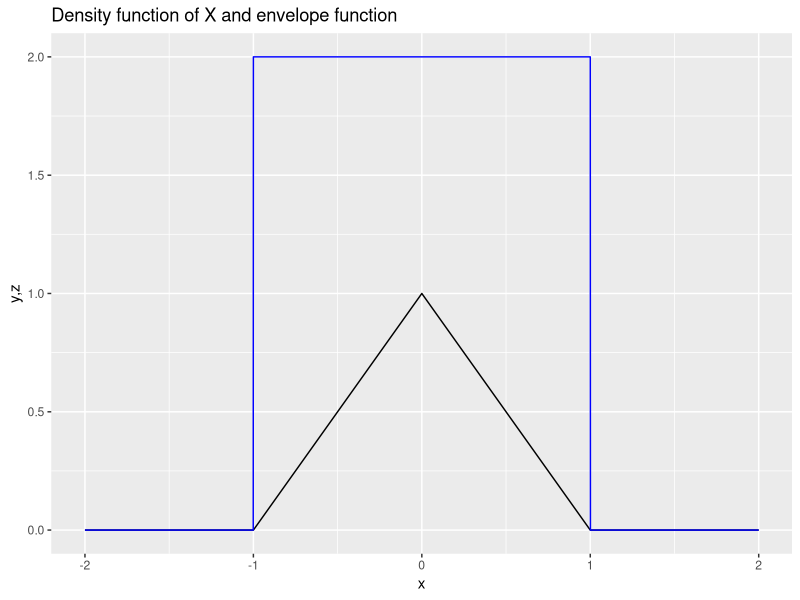
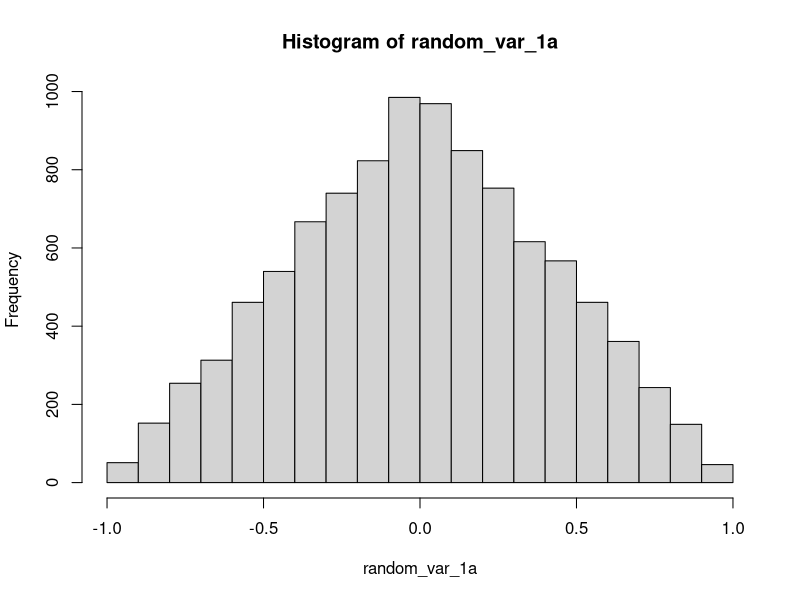
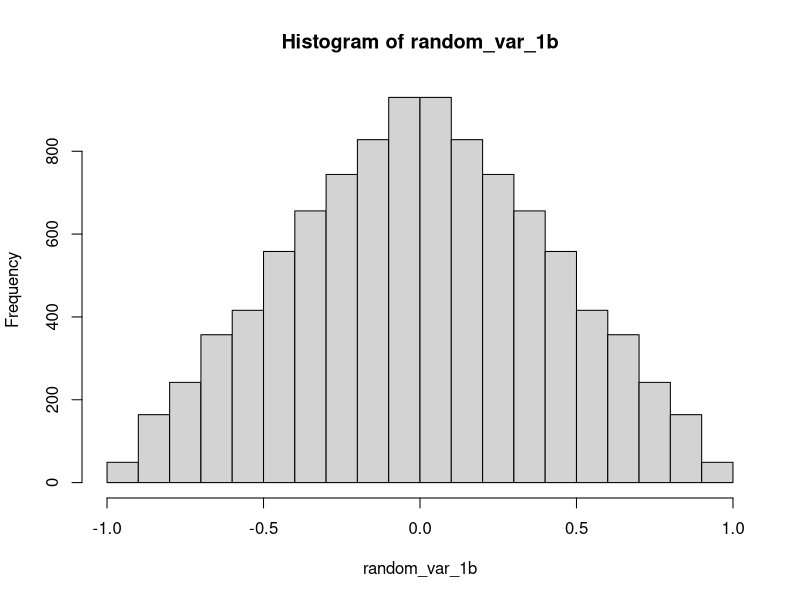
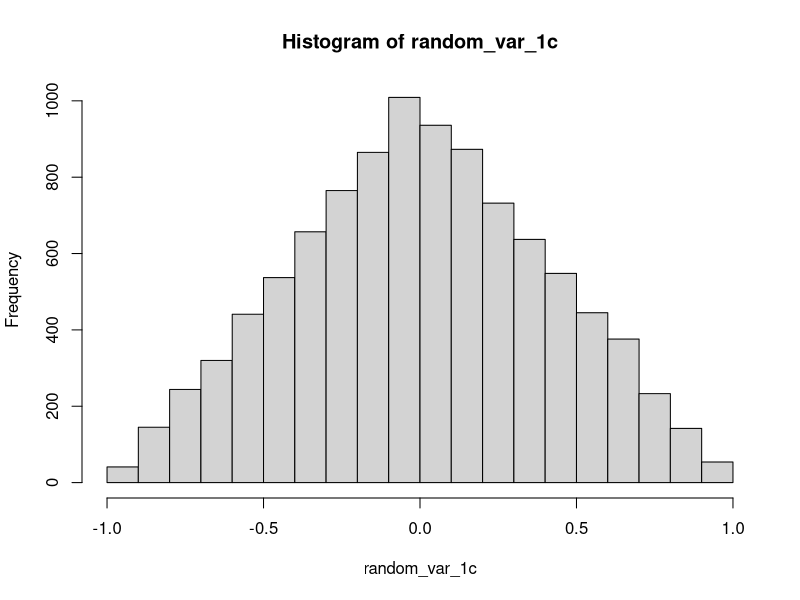
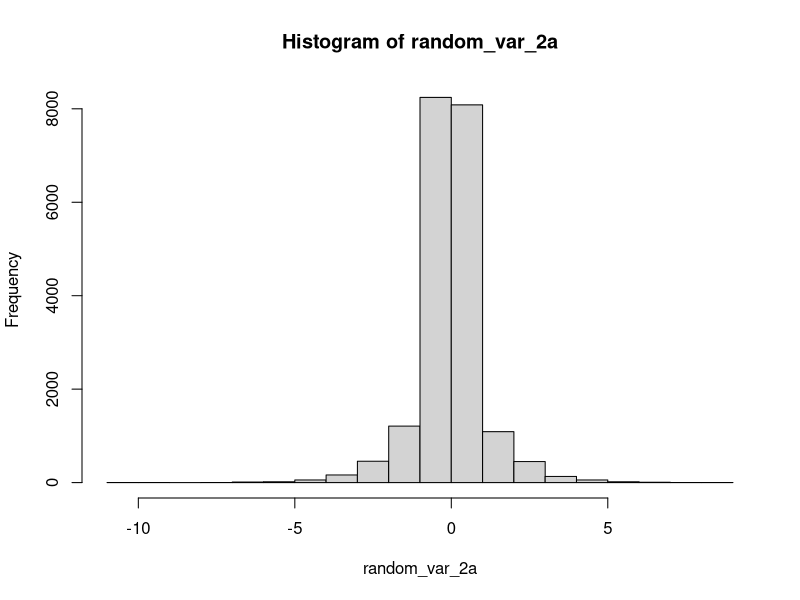
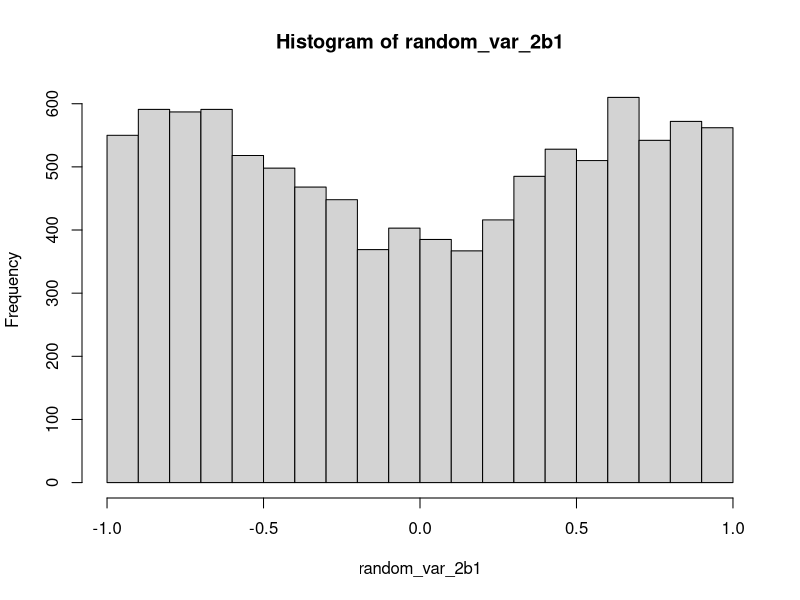
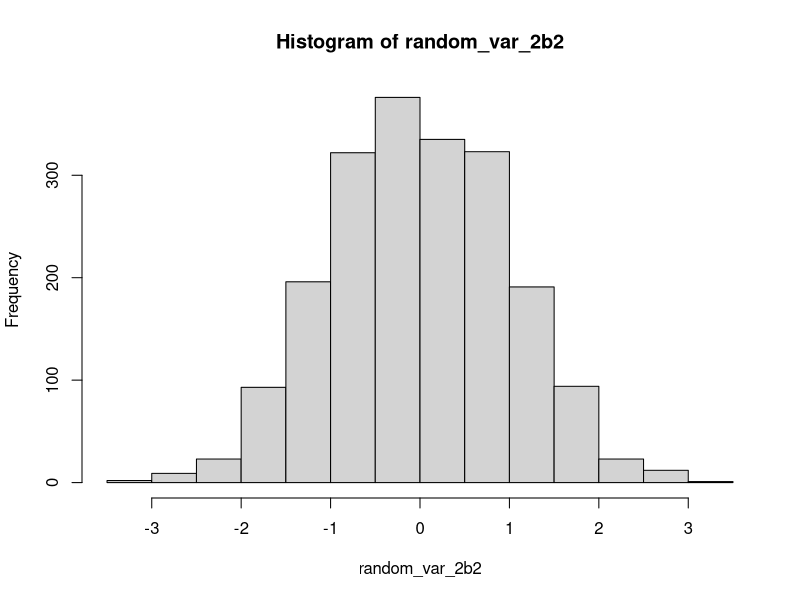

Write the R code that produced these figures, in order.
## ---- chunk 1
########################## Init code for question 1 ############################
rm(list = ls())
## ---- chunk 2
########################## [ 1 a1 ] #############################################

x <- seq(-2, 2, by = 0.001)
y <- rep(0, length(x))
z <- rep(0, length(x))

x1_index <- which(x > 1 | x < -1)
x2_index <- which(x >= -1 & x <= 0)
x3_index <- which(x > 0 & x <= 1)

y[x1_index] <- 0
y[x2_index] <- x[x2_index] + 1
y[x3_index] <- 1 - x[x3_index]

z0_index <- which(x > 1 | x < -1)
z1_index <- which(x >= -1 & x <= 1)

z[z1_index] <- 2
z[-z1_index] <- 0

data <- data.frame(x, y, z)

graph <- ggplot2::ggplot(data) +
  ggplot2::geom_line(mapping=ggplot2::aes(x=x,y=y)) + 
  ggplot2::geom_line(mapping=ggplot2::aes(x=x,y=z),color="blue") + 
  ggplot2::ggtitle("Density function of X and envelope function") +
  ggplot2::xlab("x") +
  ggplot2::ylab("y,z")

graph
## ---- chunk 3
########################## [ 1 a2 ] #############################################

generate_random_var_1a <- function(n, a) {
  samples <- numeric(n)
  # Generate a sample from the proposal distribution in [-1,1]
  count <- 1
  e <- 1 / a

  while (count <= n) {

    x <- runif(1, -1, 1)
    # Calculate the acceptance probability
    u <- runif(1)

    # since g will always be 1 in the range [-1,1], so y = 1
    # f1(Y) = 1 - Y and e(Y) = 1 / a = 2
    # f2(Y) = Y + 1 and e(Y) = 1 / a = 2
    # so we have f(Y) / e(Y) = (1 - Y) / 2 or Y+1 / e

    # Calculate the acceptance probability

    if (x > 0 && u <= (1 - x) / e) {
      samples[count] <- x
      count <- count + 1
    }

    if (x <= 0 && u <= (x + 1) / e) {
      samples[count] <- x
      count <- count + 1
    }
  }

  return(samples)
}

a <- 0.5
random_var_1a <- generate_random_var_1a(10000, a)
hist(random_var_1a)
var_of_random_var_1a <- var(random_var_1a)
cat("variance of 1st method is",var_of_random_var_1a)
## ---- chunk 4
########################## [ 1 b ] #############################################
generate_random_var_1b <- function(n){
  u <- runif(n)
  x1 <-  - 1 + sqrt(1 - 2 * u)
  x2 <-  1 - sqrt(1 - 2 * u)
  return(c(x1, x2))
}

random_var_1b <- generate_random_var_1b(10000)
hist(random_var_1b)

var_of_random_var_1b <- var(random_var_1b)
cat("variance of 2nd method is",var_of_random_var_1b)
## ---- chunk 5
########################## [ 1 c ] #############################################
generate_random_var_1c <- function(n){
  u1_1c <- runif(n)
  u2_1c <- runif(n)
  return(u1_1c - u2_1c)
}

random_var_1c <- generate_random_var_1c(10000)
hist(random_var_1c)
var_of_random_var_1c <- var(random_var_1c)
cat("variance of 3rd method is",var_of_random_var_1c)
## ---- chunk 6
########################## Init code for question 2#############################
knitr::opts_chunk$set(echo = TRUE)
rm(list = ls())
## ---- chunk 7
########################## [ 2 a ] ######################################

generate_random_var_2a <- function(n){
  u1 <- runif(n,0,1)
  x1 <-  log(2 * u1)
  u2 <- runif(n,-1,0)
  x2 <-  - log(-2  * u2)
  return(c(x1, x2))
}

random_var_2a <- generate_random_var_2a(10000)
hist(random_var_2a)
## ---- chunk 8
########################## [ 2 b ] #############################################

# generate a function to show normal distribution

normal_distribution_function <- function(x){
  return(1 / sqrt(2 * pi) * exp(-x^2 / 2))
}

generate_random_var_2b <- function(n, a) {
  samples <- numeric(n)
  # Generate a sample from the proposal distribution in [-1,1]
  count <- 1
  execute_count <- 1

  while (count <= n) {

    x <- runif(1, -1, 1)
    # Calculate the acceptance probability
    u <- runif(1)

    # since g will always be 1 in the range [-1,1], so y = 1
    # f(Y) = \frac{1}{\sqrt{2*pi}} * e^{\frac{1}{2} x^2 } 
    # so we have f(Y) / e(Y) have 2 choices

    # Calculate the acceptance probability
    f_val <- normal_distribution_function(x)

    if (x > 0){
      e <- exp(-x)
      if (u <= (f_val / e)) {
        samples[count] <- x
        count <- count + 1
      }
    } else{
      e <- exp(x)
      if (u <= (f_val / e)) {
        samples[count] <- x
        count <- count + 1
      }
    }
    execute_count <- execute_count + 1
  }
  cat("Average rejection rate: ", (execute_count - count) / execute_count, "\n")
  return(samples)
}

a <- 0.5
random_var_2b1 <- generate_random_var_2b(10000, a)
hist(random_var_2b1)


# Generate 2000 random variables from the distribution using rnorm
random_var_2b2 <- rnorm(2000, 0, 1)
hist(random_var_2b2)
